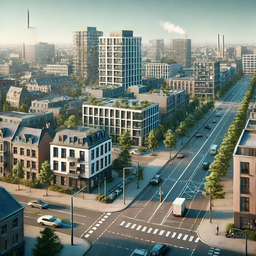
#> input picture Trabalho_01/image/cidade_1024X1024.png, 256 x 256 px, shrunk from 1024 x 1024 before the run
$ python q6.py
#> lines starting #> are read from the running program, lines starting #| are printed output that depends on the picture
import numpy as np
import cv2
from collections import Counter

def filtro_media(imagem, kernel_size=3):
    altura, largura, canais = imagem.shape
    padding = kernel_size // 2
    imagem_padded = np.pad(imagem, ((padding, padding), (padding, padding), (0, 0)), mode='constant', constant_values=0)
    imagem_filtrada = np.zeros_like(imagem)

    # Iterar sobre cada canal RGB
    for c in range(canais):
        for i in range(padding, altura + padding):
            for j in range(padding, largura + padding):
                # Extrair a vizinhança
                janela = imagem_padded[i - padding:i + padding + 1, j - padding:j + padding + 1, c]
                # Calcular a média e atribuir ao pixel
                imagem_filtrada[i - padding, j - padding, c] = np.mean(janela)

    return imagem_filtrada

def filtro_k_vizinhos(imagem, kernel_size=3, k=4):
    altura, largura, canais = imagem.shape
    padding = kernel_size // 2
    imagem_padded = np.pad(imagem, ((padding, padding), (padding, padding), (0, 0)), mode='constant', constant_values=0)
    imagem_filtrada = np.zeros_like(imagem)

    # Iterar sobre cada canal RGB
    for c in range(canais):
        for i in range(padding, altura + padding):
            for j in range(padding, largura + padding):
                # Extrair a vizinhança
                janela = imagem_padded[i - padding:i + padding + 1, j - padding:j + padding + 1, c].flatten()
                # Ordenar e pegar os K vizinhos mais próximos
                vizinhos_proximos = np.sort(janela)[:k]
                # Calcular a média dos K vizinhos mais próximos
                imagem_filtrada[i - padding, j - padding, c] = np.mean(vizinhos_proximos)

    return imagem_filtrada


def filtro_mediana(imagem, kernel_size=3):
    altura, largura, canais = imagem.shape
    padding = kernel_size // 2
    imagem_padded = np.pad(imagem, ((padding, padding), (padding, padding), (0, 0)), mode='constant', constant_values=0)
    imagem_filtrada = np.zeros_like(imagem)

    # Iterar sobre cada canal RGB
    for c in range(canais):
        for i in range(padding, altura + padding):
            for j in range(padding, largura + padding):
                # Extrair a vizinhança
                janela = imagem_padded[i - padding:i + padding + 1, j - padding:j + padding + 1, c].flatten()
                # Calcular a mediana
                imagem_filtrada[i - padding, j - padding, c] = np.median(janela)

    return imagem_filtrada

def filtro_moda(imagem, kernel_size=3):
    altura, largura, canais = imagem.shape
    padding = kernel_size // 2
    imagem_padded = np.pad(imagem, ((padding, padding), (padding, padding), (0, 0)), mode='constant', constant_values=0)
    imagem_filtrada = np.zeros_like(imagem)

    # Iterar sobre cada canal RGB
    for c in range(canais):
        for i in range(padding, altura + padding):
            for j in range(padding, largura + padding):
                # Extrair a vizinhança (janela deslizante)
                janela = imagem_padded[i - padding:i + padding + 1, j - padding:j + padding + 1, c].flatten()

                # Calcular a moda manualmente usando o Counter
                contador = Counter(janela)
                moda = contador.most_common(1)[0][0]  # Acessar o valor mais frequente

                # Atribuir a moda ao pixel correspondente
                imagem_filtrada[i - padding, j - padding, c] = moda

    return imagem_filtrada

def adicionar_ruido(imagem, proporcao=0.1):
    altura, largura, canais = imagem.shape
    imagem_ruidosa = np.copy(imagem)
    num_pix = int(proporcao * altura * largura)

    # Adicionar "sal" (branco)
    coords_sal = [np.random.randint(0, i - 1, num_pix) for i in (altura, largura)]
    imagem_ruidosa[coords_sal[0], coords_sal[1], :] = 255

    # Adicionar "pimenta" (preto)
    coords_pimenta = [np.random.randint(0, i - 1, num_pix) for i in (altura, largura)]
    imagem_ruidosa[coords_pimenta[0], coords_pimenta[1], :] = 0

    return imagem_ruidosa

# Carregar a imagem original
imagem_original = cv2.imread('../image/cidade_1024X1024.png')
#> imagem_original is the input picture: shape (256, 256, 3); mean B, G, R 120.8, 130.9, 122.4

# Adicionar ruído sal e pimenta
imagem_ruido = adicionar_ruido(imagem_original, proporcao=0.1)
#> in adicionar_ruido, `imagem_ruidosa[coords_pimenta[0], coords_pimenta[1], :] = 0`:
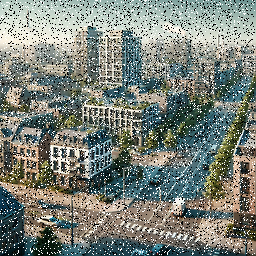
#> imagem_ruidosa: shape (256, 256, 3); mean B, G, R 120.7, 129, 122.1

# Aplicar os filtros
imagem_media = filtro_media(imagem_ruido)
#> in filtro_media, `imagem_padded = np.pad(imagem, ((padding, padding), (padding, padding)..`:
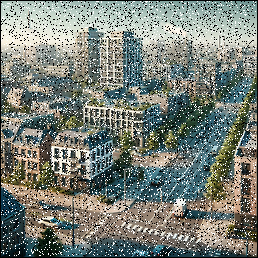
#> imagem_padded: shape (258, 258, 3); mean B, G, R 118.9, 127, 120.2
#> after the loop in filtro_media, `for c in range(canais):`:
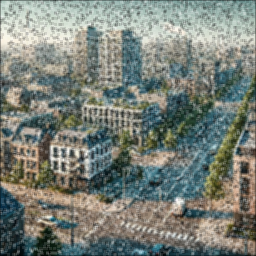
#> imagem_filtrada: shape (256, 256, 3); mean B, G, R 119.7, 127.9, 121.1
imagem_k_vizinhos = filtro_k_vizinhos(imagem_ruido)
#> after the loop in filtro_k_vizinhos, `for c in range(canais):`:
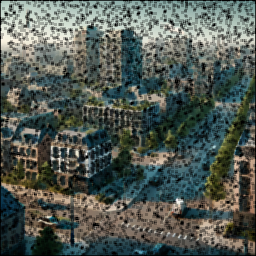
#> imagem_filtrada: shape (256, 256, 3); mean B, G, R 83, 89.8, 81.8
imagem_mediana = filtro_mediana(imagem_ruido)
#> after the loop in filtro_mediana, `for c in range(canais):`:
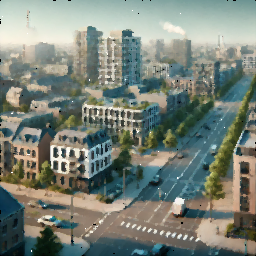
#> imagem_filtrada: shape (256, 256, 3); mean B, G, R 120.1, 130.1, 121.6
imagem_moda = filtro_moda(imagem_ruido)
#> after the loop in filtro_moda, `for c in range(canais):`:
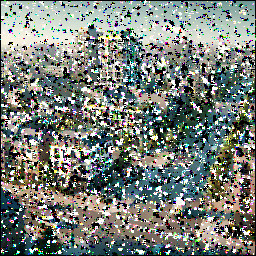
#> imagem_filtrada: shape (256, 256, 3); mean B, G, R 119.5, 126.5, 120.2

# Salvar as imagens resultantes
cv2.imwrite('imagem_ruido.png', imagem_ruido)
cv2.imwrite('imagem_media.png', imagem_media)
cv2.imwrite('imagem_k_vizinhos.png', imagem_k_vizinhos)
cv2.imwrite('imagem_mediana.png', imagem_mediana)
cv2.imwrite('imagem_moda.png', imagem_moda)
